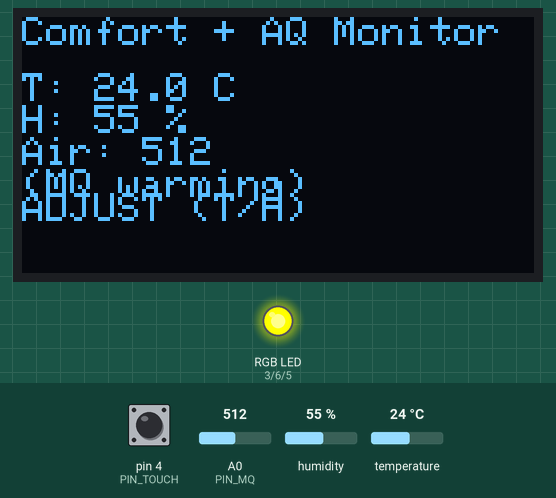
This sketch was run on a simulated Arduino Uno, built with avr-gcc and run on an emulated ATmega328P. On the bench: 128×64 one-colour display, an RGB LED mixed from three pins (HIGH = lit). Dashed ring = blinking. The test bench sets the inputs (shaded band); at power-on: humidity 55 %, A0 (PIN_MQ) = 512, pin 4 (PIN_TOUCH) LOW, temperature 24 °C. What the sketch prints to the serial monitor is not drawn.

Above: at 1.9 s.
2.0 s: humidity set to 31 %
At 4.9 s:
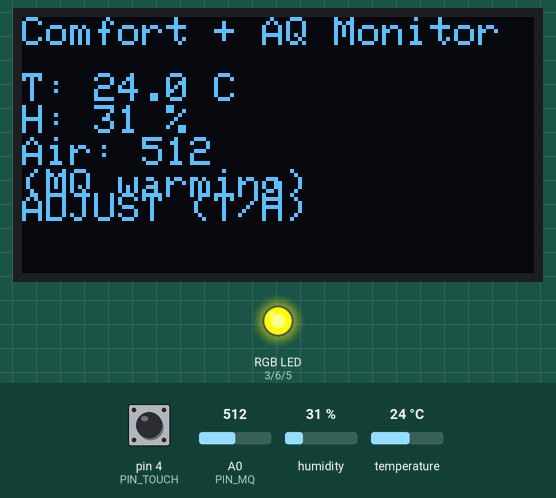
5.5 s: humidity set to 28 %
At 8.3 s:
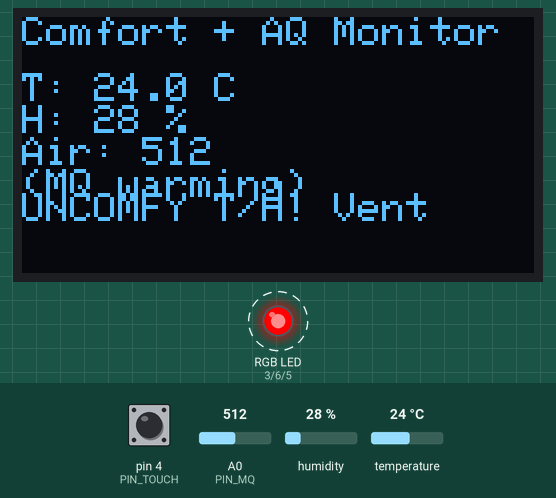
12.5 s: A0 (PIN_MQ) set to 586
At 15.4 s:
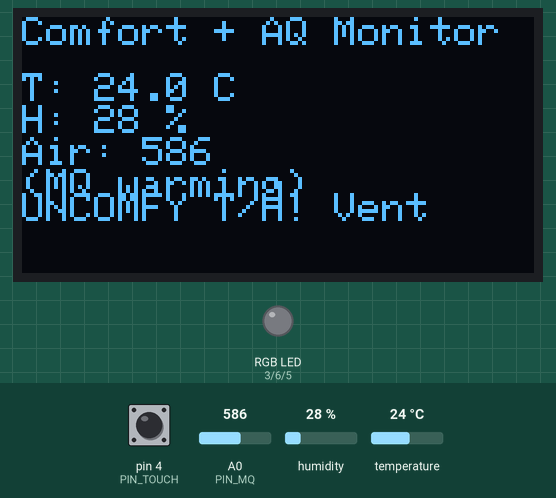
15.5 s: A0 (PIN_MQ) set to 614
At 16.5 s:
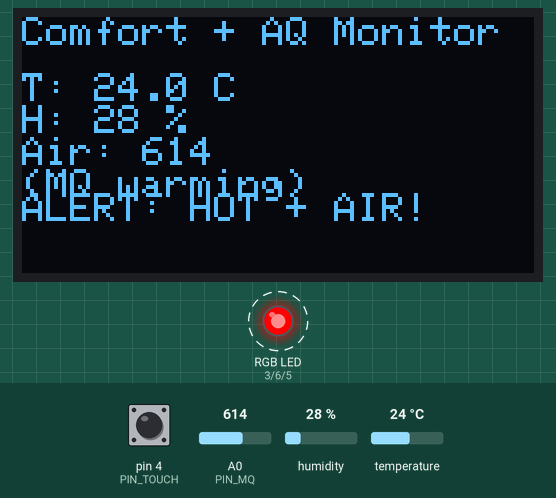
21.5 s: pin 4 (PIN_TOUCH) pulled HIGH for 1 s
At 22.9 s:
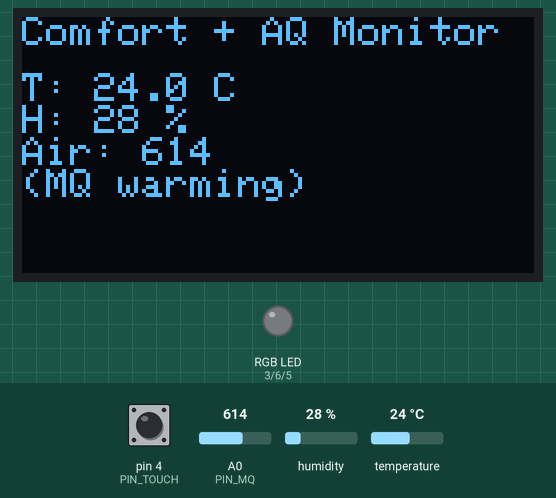
30.2 s: pin 4 (PIN_TOUCH) pulled HIGH for 3.2 s
At 32.8 s:
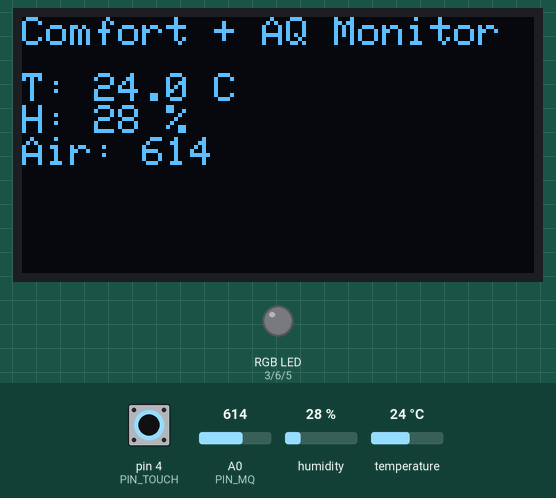
Timing chart, 0 to 40.5 s (numbered marks = the images above; inputs shaded):
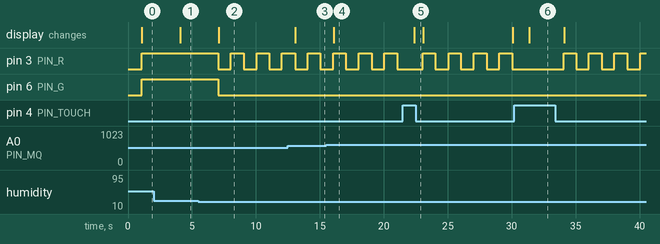

Measured:
- the behaviour switches between 30 and 29 % on humidity (found by bisection; images 1 and 2)
- the behaviour switches between 599 and 600 on A0 (PIN_MQ) (found by bisection; images 3 and 4)
- after the input at 2.0 s, the display: changes after 2.1 s (image 1)
- after the input at 5.5 s, pin 3 (PIN_R): alternates HIGH for 0.99 s and LOW for 1.0 s, starting after 1.6 s; pin 6 (PIN_G): HIGH → LOW after 1.6 s; the display: changes after 1.6 s (image 2)
- after the input at 12.5 s, the display: changes after 0.59 s (image 3)
- after the input at 15.5 s, the display: changes after 0.59 s (image 4)
- after the input at 21.5 s, the display: changes after 0.89 s (image 5)
- after the input at 30.2 s, the display: changes after 1.2 s (image 6)

The sketch:

16_ComfortAirQualityMonitor.ino
```cpp
/*
  Comfort + Air-Quality Monitor
  DHT11 (D8) + MQ-135 (A0) + OLED (I2C) + RGB LED (D3/D4/D5) + Touch (D7)

  Behavior:
    - If air is POOR or T/H outside comfort => RED alert (blink), OLED suggests ventilation, alert is LATCHED.
    - Touch button acknowledges (clears) the alert. If conditions are still bad, it will re-latch automatically.
    - If air OK but T/H not comfy => YELLOW "ADJUST (T/H)".
    - If all good => GREEN "GOOD".

  Wiring quick ref:
    DHT11 -> D8, VCC 5V, GND GND
    MQ-135 AO -> A0, VCC 5V, GND GND
    RGB LED (common cathode): D3=R, D4=G, D5=B/Y  (use 220-330Ω resistors if discrete LEDs)
    Touch (TTP223) -> D7 (HIGH on touch)
    SSD1306 I2C: SDA A4, SCL A5, addr 0x3C
*/

#include <Wire.h>
#include <Adafruit_GFX.h>
#include <Adafruit_SSD1306.h>
#include <DHT.h>

// ---------------- Pins ----------------
const int PIN_DHT   = 8;
const int PIN_MQ    = A0;
const int PIN_R     = 3;
const int PIN_G     = 6;
const int PIN_B     = 5;      // use as Blue or Yellow pin on traffic-light module
const int PIN_TOUCH = 4;

// ---------------- Display ----------------
#define SCREEN_WIDTH 128
#define SCREEN_HEIGHT 64
Adafruit_SSD1306 display(SCREEN_WIDTH, SCREEN_HEIGHT, &Wire, -1);

// ---------------- Sensors ----------------
#define DHTTYPE DHT11
DHT dht(PIN_DHT, DHTTYPE);

// ---------------- Thresholds (tune) ----------------
const float COMFY_TEMP_MIN = 20.0;   // °C
const float COMFY_TEMP_MAX = 28.0;   // °C
const float COMFY_HUM_MIN  = 30.0;   // %
const float COMFY_HUM_MAX  = 60.0;   // %

const int AIR_GOOD_MAX      = 300;   // raw MQ-135 ADC
const int AIR_MODERATE_MAX  = 600;   // >600 => POOR (alert)

const byte MQ_AVG_SAMPLES   = 16;    // smoothing for MQ-135
const unsigned long READ_PERIOD_MS   = 1000;
const unsigned long MQ_WARMUP_SECONDS = 30;

const unsigned long BLINK_MS = 350;  // RED blink period

// --------------- Alert latch ---------------
bool alertLatched = false;

// --------------- LED helpers (COMMON CATHODE) ---------------
// For COMMON ANODE: swap HIGH <-> LOW below.
void ledOff()    { digitalWrite(PIN_R, LOW);  digitalWrite(PIN_G, LOW);  digitalWrite(PIN_B, LOW); }
void ledRed()    { digitalWrite(PIN_R, HIGH); digitalWrite(PIN_G, LOW);  digitalWrite(PIN_B, LOW); }
void ledGreen()  { digitalWrite(PIN_R, LOW);  digitalWrite(PIN_G, HIGH); digitalWrite(PIN_B, LOW); }
void ledYellow() { digitalWrite(PIN_R, HIGH); digitalWrite(PIN_G, HIGH); digitalWrite(PIN_B, LOW); }

// --------------- Read & Smooth MQ-135 ---------------
int readAirAnalog() {
  analogRead(PIN_MQ); // throw away first sample after mux switch
  long sum = 0;
  for (byte i = 0; i < MQ_AVG_SAMPLES; i++) {
    sum += analogRead(PIN_MQ);
    delay(2);
  }
  return (int)(sum / MQ_AVG_SAMPLES);
}

void setup() {
  pinMode(PIN_R, OUTPUT);
  pinMode(PIN_G, OUTPUT);
  pinMode(PIN_B, OUTPUT);
  pinMode(PIN_TOUCH, INPUT);  // TTP223 is usually active-HIGH
  ledOff();

  Serial.begin(9600);
  dht.begin();

  if (!display.begin(SSD1306_SWITCHCAPVCC, 0x3C)) {
    Serial.println("SSD1306 init failed (0x3C)");
  }

  display.clearDisplay();
  display.setTextColor(SSD1306_WHITE);
  display.setTextSize(1);
  display.setCursor(0,0);
  display.println("Comfort + AQ Monitor");
  display.display();
  delay(700);
}

void loop() {
  static unsigned long lastRead = 0;
  static unsigned long lastBlink = 0;
  static bool blinkOn = true;

  if (millis() - lastRead < READ_PERIOD_MS) return;
  lastRead = millis();

  // 1) Read sensors
  float hum = dht.readHumidity();
  float tem = dht.readTemperature();
  int   air = readAirAnalog();

  bool dhtOK = !(isnan(hum) || isnan(tem));

  // 2) Categorize air
  enum AirCat { AIR_GOOD, AIR_MODERATE, AIR_POOR };
  AirCat airCat = (air < AIR_GOOD_MAX)     ? AIR_GOOD :
                  (air < AIR_MODERATE_MAX) ? AIR_MODERATE :
                                              AIR_POOR;

  // 3) Comfort check (Temp/Humidity)
  bool comfy = false;
  if (dhtOK) {
    comfy = (tem >= COMFY_TEMP_MIN && tem <= COMFY_TEMP_MAX &&
             hum >= COMFY_HUM_MIN  && hum <= COMFY_HUM_MAX);
  }

  // 4) Determine conditions
  bool badAir = (airCat == AIR_POOR);
  bool badTH  = dhtOK ? !comfy : false;
  bool badNow = (badAir || badTH);

  // 5) Latch logic + touch acknowledge
  if (badNow) alertLatched = true;
  if (digitalRead(PIN_TOUCH) == HIGH) {   // acknowledge/reset
    alertLatched = false;
    delay(300); // debounce
  }

  // 6) Status/LEDs
  String status;
  if (!dhtOK) {
    status = "SENSOR ERR";
    ledOff();
  } else if (alertLatched) {
    // Blink RED while latched
    if (millis() - lastBlink > BLINK_MS) {
      lastBlink = millis();
      blinkOn = !blinkOn;
    }
    if (blinkOn) ledRed(); else ledOff();

    if (badAir && badTH)      status = "ALERT: HOT + AIR!";
    else if (badAir)          status = "UNHEALTHY AIR! Vent";
    else /*badTH only*/       status = "UNCOMFY T/H! Vent";
  } else if (!badNow && !alertLatched) {
    if (airCat == AIR_GOOD && comfy) {
      status = "GOOD";
      ledGreen();
    } else {
      status = "ADJUST (T/H)";
      ledYellow();
    }
  }

  // 7) Warm-up hint for MQ-135
  unsigned long secs = millis() / 1000UL;
  bool warming = (secs < MQ_WARMUP_SECONDS);

  // 8) Update OLED (small font everywhere)
  display.clearDisplay();
  display.setTextColor(SSD1306_WHITE);
  display.setTextSize(1);
  display.setCursor(0,0);
  display.println("Comfort + AQ Monitor");

  display.setCursor(0,14);
  if (dhtOK) {
    display.print("T: "); display.print(tem, 1); display.println(" C");
    display.print("H: "); display.print(hum, 0); display.println(" %");
  } else {
    display.println("T/H: ERR");
  }
  display.print("Air: "); display.println(air);
  if (warming) { display.println("(MQ warming)"); }

  display.setCursor(0,44);
  display.println(status);
  display.display();

  // 9) Serial debug
  Serial.print("T="); Serial.print(tem,1);
  Serial.print("C  H="); Serial.print(hum,0);
  Serial.print("%  Air="); Serial.print(air);
  Serial.print("  AirCat=");
  Serial.print(airCat==AIR_GOOD?"GOOD":airCat==AIR_MODERATE?"MODERATE":"POOR");
  Serial.print("  comfy="); Serial.print(comfy?"Y":"N");
  Serial.print("  latched="); Serial.print(alertLatched?"Y":"N");
  if (warming) { Serial.print("  (MQ warming)"); }
  Serial.println();
}
```
